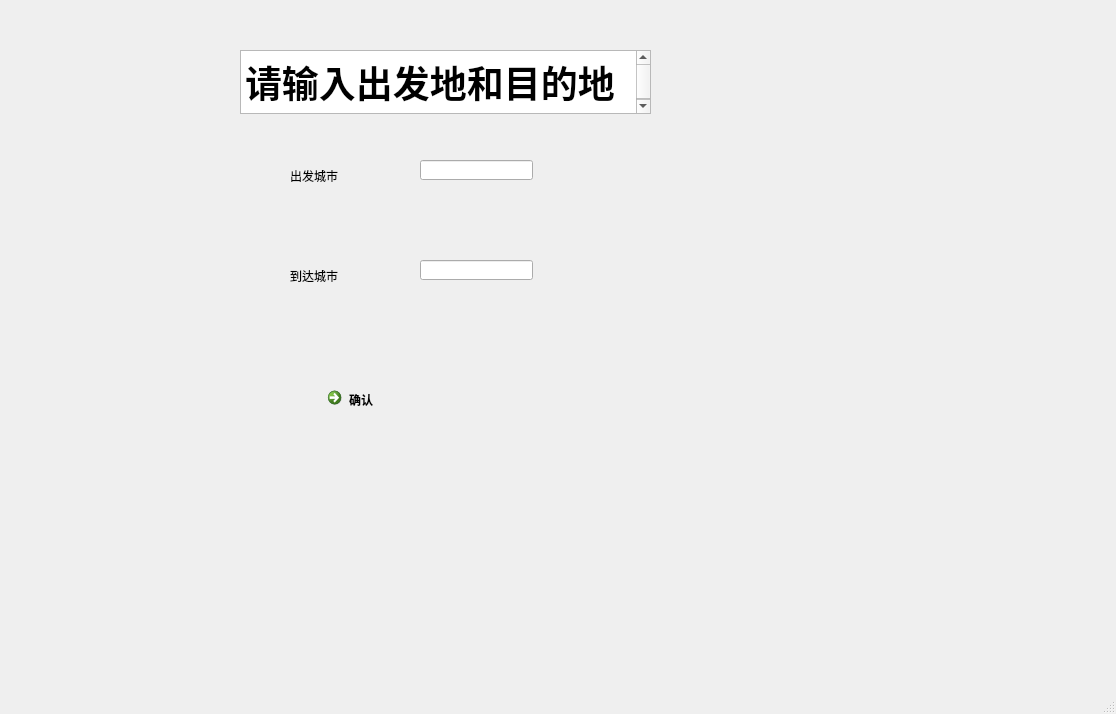
<?xml version="1.0" encoding="UTF-8"?>
<ui version="4.0">
 <class>MainWindow</class>
 <widget class="QMainWindow" name="MainWindow">
  <property name="geometry">
   <rect>
    <x>0</x>
    <y>0</y>
    <width>1116</width>
    <height>714</height>
   </rect>
  </property>
  <property name="windowTitle">
   <string>MainWindow</string>
  </property>
  <widget class="QWidget" name="centralwidget">
   <widget class="QLabel" name="label">
    <property name="geometry">
     <rect>
      <x>290</x>
      <y>170</y>
      <width>54</width>
      <height>12</height>
     </rect>
    </property>
    <property name="text">
     <string>出发城市</string>
    </property>
   </widget>
   <widget class="QLabel" name="label_2">
    <property name="geometry">
     <rect>
      <x>290</x>
      <y>270</y>
      <width>54</width>
      <height>12</height>
     </rect>
    </property>
    <property name="text">
     <string>到达城市</string>
    </property>
   </widget>
   <widget class="QLineEdit" name="lineEdit">
    <property name="geometry">
     <rect>
      <x>420</x>
      <y>160</y>
      <width>113</width>
      <height>20</height>
     </rect>
    </property>
   </widget>
   <widget class="QLineEdit" name="lineEdit_2">
    <property name="geometry">
     <rect>
      <x>420</x>
      <y>260</y>
      <width>113</width>
      <height>20</height>
     </rect>
    </property>
   </widget>
   <widget class="QTextEdit" name="textEdit">
    <property name="geometry">
     <rect>
      <x>240</x>
      <y>50</y>
      <width>411</width>
      <height>64</height>
     </rect>
    </property>
    <property name="html">
     <string>&lt;!DOCTYPE HTML PUBLIC &quot;-//W3C//DTD HTML 4.0//EN&quot; &quot;http://www.w3.org/TR/REC-html40/strict.dtd&quot;&gt;
&lt;html&gt;&lt;head&gt;&lt;meta name=&quot;qrichtext&quot; content=&quot;1&quot; /&gt;&lt;style type=&quot;text/css&quot;&gt;
p, li { white-space: pre-wrap; }
&lt;/style&gt;&lt;/head&gt;&lt;body style=&quot; font-family:'SimSun'; font-size:9pt; font-weight:400; font-style:normal;&quot;&gt;
&lt;p style=&quot; margin-top:0px; margin-bottom:0px; margin-left:0px; margin-right:0px; -qt-block-indent:0; text-indent:0px;&quot;&gt;&lt;span style=&quot; font-size:28pt; font-weight:600;&quot;&gt;请输入出发地和目的地&lt;/span&gt;&lt;/p&gt;&lt;/body&gt;&lt;/html&gt;</string>
    </property>
   </widget>
   <widget class="QCommandLinkButton" name="commandLinkButton">
    <property name="geometry">
     <rect>
      <x>320</x>
      <y>380</y>
      <width>186</width>
      <height>41</height>
     </rect>
    </property>
    <property name="text">
     <string>确认</string>
    </property>
   </widget>
  </widget>
  <widget class="QMenuBar" name="menubar">
   <property name="geometry">
    <rect>
     <x>0</x>
     <y>0</y>
     <width>1116</width>
     <height>22</height>
    </rect>
   </property>
  </widget>
  <widget class="QStatusBar" name="statusbar"/>
 </widget>
 <resources/>
 <connections/>
</ui>
